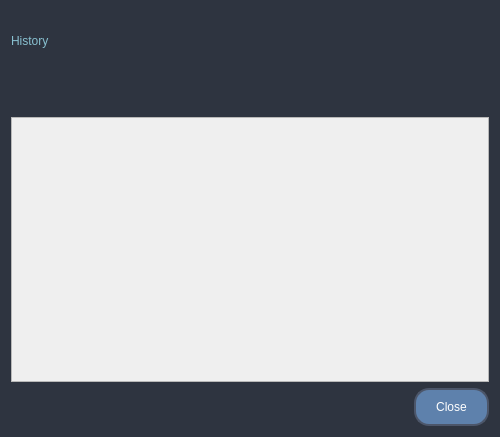
<?xml version="1.0" encoding="UTF-8"?>
<ui version="4.0">
 <class>HistoryDialog</class>
 <widget class="QDialog" name="HistoryDialog">
  <property name="geometry">
   <rect>
    <x>0</x>
    <y>0</y>
    <width>500</width>
    <height>437</height>
   </rect>
  </property>
  <property name="minimumSize">
   <size>
    <width>500</width>
    <height>400</height>
   </size>
  </property>
  <property name="windowTitle">
   <string>History</string>
  </property>
  <property name="styleSheet">
   <string notr="true">
    /* Dialog Background */
    QDialog {
      background-color: #2e3440;
    }

    /* Title Label */
    QLabel#titleLabel {
      font: 75 24pt &quot;Segoe UI&quot;;
      color: #88c0d0;
      background-color: transparent;
    }

    /* Body Text */
    QLabel#bodyLabel {
      font: 14pt &quot;Segoe UI&quot;;
      color: #d8dee9;
      background-color: transparent;
      padding: 10px;
    }

    /* Close Button */
    QPushButton#closeButton {
      background-color: #5e81ac;
      color: white;
      border-radius: 15px;
      padding: 10px 20px;
      border: 2px solid #4c566a;
      font: 14pt &quot;Segoe UI&quot;;
    }

    QPushButton#closeButton:hover {
      background-color: #81a1c1;
      border: 2px solid #88c0d0;
    }

    QPushButton#closeButton:pressed {
      background-color: #4c566a;
      border: 2px solid #3b4252;
    }
   </string>
  </property>
  <layout class="QVBoxLayout" name="verticalLayout">
   <item alignment="Qt::AlignLeft|Qt::AlignTop">
    <widget class="QLabel" name="titleLabel">
     <property name="minimumSize">
      <size>
       <width>0</width>
       <height>60</height>
      </size>
     </property>
     <property name="text">
      <string>History</string>
     </property>
    </widget>
   </item>
   <item>
    <widget class="QLabel" name="bodyLabel">
     <property name="text">
      <string/>
     </property>
     <property name="wordWrap">
      <bool>true</bool>
     </property>
    </widget>
   </item>
   <item>
    <widget class="QScrollArea" name="scrollArea">
     <property name="widgetResizable">
      <bool>true</bool>
     </property>
     <widget class="QWidget" name="widget">
      <property name="geometry">
       <rect>
        <x>0</x>
        <y>0</y>
        <width>480</width>
        <height>245</height>
       </rect>
      </property>
      <layout class="QVBoxLayout" name="scrollAreaLayout">
       <property name="spacing">
        <number>10</number>
       </property>
       <property name="leftMargin">
        <number>10</number>
       </property>
       <property name="topMargin">
        <number>10</number>
       </property>
       <property name="rightMargin">
        <number>10</number>
       </property>
       <property name="bottomMargin">
        <number>10</number>
       </property>
       <item>
        <layout class="QVBoxLayout" name="buttonLayout"/>
       </item>
      </layout>
     </widget>
    </widget>
   </item>
   <item alignment="Qt::AlignRight">
    <widget class="QPushButton" name="closeButton">
     <property name="text">
      <string>Close</string>
     </property>
    </widget>
   </item>
  </layout>
 </widget>
 <resources/>
 <connections/>
</ui>
